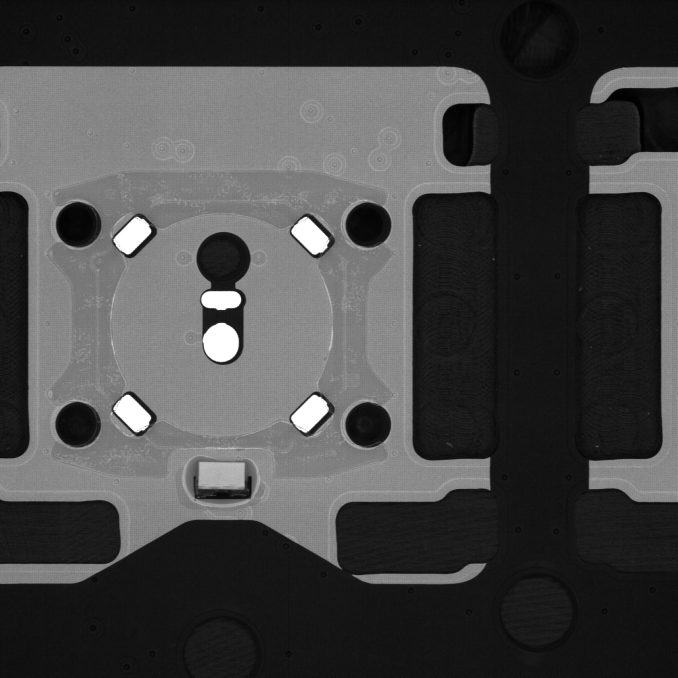
#> input picture portable AME test/Data and Image/Image_Question4.bmp, 2032 x 2032 px (shown at 1/3 size)
$ python image_edge2.py   (Python 2 division)   (older library calls are emulated)
#> lines starting #> are read from the running program, lines starting #| are printed output that depends on the picture; after the words box and inside, x2 and y2 are one past the last pixel; in counts of white or black regions, pixels touching at a corner belong together
# -*- coding: utf-8 -*-
"""
Created on Fri Oct 27 19:53:42 2017

@author: Administrator
"""
import cv2
import numpy as np
import matplotlib.pyplot as plt

def img_normal(img_left):
    min_val = img_left.min()
    max_val = img_left.max()
    ratio = 255.0/(max_val-min_val)
    img_left = (img_left-min_val)*ratio
    img_left = np.uint8(img_left)
    return img_left

def skip_margin(mask):
    x,y = mask.shape
    mask[0,:]=0
    mask[x-1,:]=0
    mask[:,0]=0
    mask[:,y-1]=0
    return mask
def line_edge_filter(mask,angle,torlerance,out=None):
    r,c = mask.shape
    binary = np.zeros((r,c),dtype='uint8')
    binary[mask==-1] = 255
    color = cv2.cvtColor(binary,cv2.COLOR_GRAY2BGR)
    lines = cv2.HoughLinesP(np.uint8(binary),2,0.1,30,minLineLength=20,maxLineGap=50)
    print(lines)
    x1,y1,x2,y2 = 0,0,0,0
    for line in lines:
        x,y,xx,yy=line[0]
        cv2.line(color,(x,y),(xx,yy),(255,0,0))
        if abs((xx-x)*np.cos(angle)+(yy-y)*np.sin(angle))/np.sqrt((xx-x)**2+(yy-y)**2)>np.cos(torlerance):
            if x1+y1+x2+y2==0:
                if (xx-x)*np.cos(angle)+(yy-y)*np.sin(angle)>0:
                    x1,y1,x2,y2 = x,y,xx,yy
                else:
                    x1,y1,x2,y2 = xx,yy,x,y
            else:
                if (x1-x)*np.cos(angle)+(y1-y)*np.sin(angle)>0:
                    x1,y1 = x,y
                if (x1-xx)*np.cos(angle)+(y1-yy)*np.sin(angle)>0:
                    x1,y1 = xx,yy
                if (x-x2)*np.cos(angle)+(y-y2)*np.sin(angle)>0:
                    x2,y2 = x,y
                if (xx-x2)*np.cos(angle)+(yy-y2)*np.sin(angle)>0:
                    x2,y2 = xx,yy
    if out:
        cv2.imwrite(out,color)
    return (x1,y1,x2,y2)

def find_edge_mask(gray,position):
#    color_img = cv2.cvtColor(gray,cv2.COLOR_GRAY2BGR)
    x,y = gray.shape
    mask = np.zeros((x,y),dtype='int32')
    if position == 'l' or position == 'r':
        kernel = np.array([[-1,-1,0,1,1],
                    [-1,-1,0,1,1],
                    [-1,-1,0,1,1],
                    [-1,-1,0,1,1],
                    [-1,-1,0,1,1],
                    [-1,-1,0,1,1],
                    [-1,-1,0,1,1]])
        mask[:,0:2] = 1
        mask[:,y-2:] = 2
    elif position =='b':
        kernel = np.array([[-1,-1,-1,-1,-1,-1,-1],
                    [-1,-1,-1,-1,-1,-1,-1],
                    [0,0,0,0,0,0,0],
                    [1,1,1,1,1,1,1],
                    [1,1,1,1,1,1,1],])
        mask[0:2,0:y/2-100] = 1
        mask[0:2,y/2+100:] = 2
        mask[x-2:] = 3
        mask[:,y/2-80:y/2+80]=3
    else:# direction == 'v':
        kernel = np.array([[-1,-1,-1,-1,-1,-1,-1],
                    [-1,-1,-1,-1,-1,-1,-1],
                    [0,0,0,0,0,0,0],
                    [1,1,1,1,1,1,1],
                    [1,1,1,1,1,1,1],])
        mask[0:10,:] = 1
        mask[x-2:] = 2

    ret,mask=cv2.connectedComponents(np.uint8(mask))
    gray = cv2.filter2D(gray,cv2.CV_16SC1,kernel)
    gray = img_normal(gray)
    color = cv2.cvtColor(gray,cv2.COLOR_GRAY2BGR)
    cv2.watershed(color,mask)
    mask = skip_margin(mask)
    #plt.imshow(mask)
    return mask

img = cv2.imread('./Data and Image/Image_Question4.bmp')
#> img is the input picture: shape (2032, 2032, 3); min 0, max 255, mean 69.9
#newimg = img
newimg = img[480:1450,150:1200]
cv2.imwrite('image_roi.bmp',newimg)

gray = cv2.cvtColor(newimg,cv2.COLOR_BGR2GRAY)
color = cv2.cvtColor(gray,cv2.COLOR_GRAY2BGR)
#cv2.imshow("color",color)

#define ROI
gray = cv2.medianBlur(gray,3)
#cv2.imshow("gray",gray)
circles1 = cv2.HoughCircles(gray,cv2.HOUGH_GRADIENT,2,100,param1=160,param2=80,minRadius=65,maxRadius=75)
#> circles1 = [[85, 793, 67.2], [955, 195, 67.2], [953, 795, 67.2], [83, 195, 67.2]]
for circle in circles1[0]:
    cv2.circle(color,(circle[0],circle[1]),circle[2],(0,255,0),3)
#> this loop made 4 passes
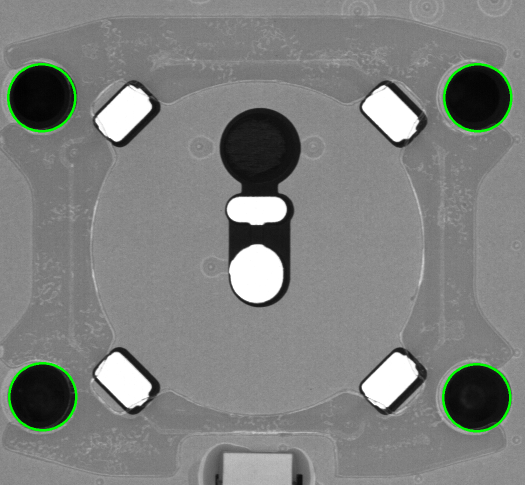
#> color: shape (970, 1050, 3) (shown at 1/2 size); mean B, G, R 126.7, 128.8, 126.7


circles2 = cv2.HoughCircles(gray,cv2.HOUGH_GRADIENT,2,100,param1=160,param2=80,minRadius=320,maxRadius=350)
#> circles2 = [[509, 497, 337.8]]
for circle in circles2[0]:
    cv2.circle(color,(circle[0],circle[1]),circle[2],(0,255,0),3)
#> this loop made 1 pass
#> color: shape (970, 1050, 3); 1.05% of pixels changed, all inside (x1, y1, x2, y2) = (170, 158, 849, 837)

#cv2.imshow("color_with_circles",color)
r_top,c_top = 0,150
r_bot,c_bot = 910,150
r_left,c_left = 330,10
r_right,c_right = 330,930

img_left = gray[r_left:r_left+320,c_left:c_left+80]
mask_edge = find_edge_mask(img_left,'l')
#> in find_edge_mask, `ret,mask=cv2.connectedComponents(np.uint8(mask))`: mask: shape (320, 80) int32; 3 distinct labels, from 0 to 2
#> in find_edge_mask, `ret,mask=cv2.connectedComponents(np.uint8(mask))`: ret = 3
#> in img_normal, `min_val = img_left.min()`: min_val = -244
#> in img_normal, `max_val = img_left.max()`: max_val = 179
#> in img_normal, `ratio = 255.0/(max_val-min_val)`: ratio = 0.603
#> in skip_margin, `mask[0,:]=0`: mask: shape (320, 80) int32; 4 distinct labels, from -1 to 2
#> in skip_margin, `mask[:,y-1]=0`: mask: shape (320, 80) int32; 4 distinct labels, from -1 to 2
#color[r_left:r_left+320,c_left:c_left+80][mask_edge==-1]=[255,0,0]
point=line_edge_filter(mask_edge,np.pi/2,np.pi/90,'1.jpg')
#> in line_edge_filter, `color = cv2.cvtColor(binary,cv2.COLOR_GRAY2BGR)`: color: shape (320, 80, 3); 1.3% white in thin lines or dots, all inside (x1, y1, x2, y2) = (19, 1, 56, 319)
#> in line_edge_filter, `lines = cv2.HoughLinesP(np.uint8(binary),2,0.1,30,minLineLength=20,max..`: lines = [[53, 252, 53, 53], [19, 318, 45, 280]]
#| [[[ 53 252  53  53]]
#|  [[ 19 318  45 280]]]
#> the loop in line_edge_filter, `for line in lines:` made 2 passes
#> (x, y, xx, yy, x1, y1, x2, y2) on pass 1: (53, 252, 53, 53, 53, 53, 53, 252)
#> after the loop in line_edge_filter, `for line in lines:`:
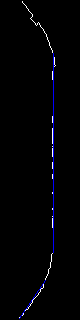
#> color: shape (320, 80, 3); mean B, G, R 4.3, 2, 2
#> after the loop in line_edge_filter, `for line in lines:`: x1 = 53; y2 = 252
#> point = (53, 53, 53, 252)
color[r_left:r_left+320,c_left:c_left+80]=cv2.line(color[r_left:r_left+320,c_left:c_left+80],point[0:2],point[2:],(0,255,0))
#> color: shape (970, 1050, 3)
#print(point)

img_right = gray[r_right:r_right+320,c_right:c_right+80]
mask_edge = find_edge_mask(img_right,'r')
#> in skip_margin (call 2), `mask[0,:]=0`: mask: shape (320, 80) int32; 4 distinct labels, from -1 to 2
#> in skip_margin (call 2), `mask[:,y-1]=0`: mask: shape (320, 80) int32; 4 distinct labels, from -1 to 2
#color[r_right:r_right+320,c_right:c_right+80][mask_edge==-1]=[255,0,0]
point=line_edge_filter(mask_edge,np.pi/2,np.pi/90,'2.jpg')
#> call 2 of line_edge_filter, with angle = 1.57, torlerance = 0.0349, out = '2.jpg'
#> in line_edge_filter (call 2), `color = cv2.cvtColor(binary,cv2.COLOR_GRAY2BGR)`: color: shape (320, 80, 3); 1.3% white in thin lines or dots, all inside (x1, y1, x2, y2) = (23, 1, 61, 319)
#> in line_edge_filter (call 2), `lines = cv2.HoughLinesP(np.uint8(binary),2,0.1,30,minLineLength=20,max..`: lines = [[25, 184, 25, 53], [24, 253, 24, 57], [25, 263, 38, 301], [26, 49, 42, 20]]
#| [[[ 25 184  25  53]]
#|  [[ 24 253  24  57]]
#|  [[ 25 263  38 301]]
#|  [[ 26  49  42  20]]]
#> the loop in line_edge_filter (call 2), `for line in lines:` made 4 passes
#> (x, y, xx, yy, x1, y1, x2, y2) on pass 1: (25, 184, 25, 53, 25, 53, 25, 184)
#> (x, y, xx, yy, x2, y2) on pass 2: (24, 253, 24, 57, 24, 253)
#> after the loop in line_edge_filter (call 2), `for line in lines:`:
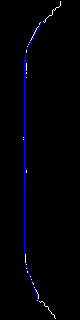
#> color: shape (320, 80, 3); mean B, G, R 5.2, 1.2, 1.2
#> after the loop in line_edge_filter (call 2), `for line in lines:`: x1 = 25; x2 = 24; y1 = 53; y2 = 253
#> point = (25, 53, 24, 253)
color[r_right:r_right+320,c_right:c_right+80]=cv2.line(color[r_right:r_right+320,c_right:c_right+80],point[0:2],point[2:],(0,255,0))
#> color: shape (970, 1050, 3)
#print(point)

img_top = gray[r_top:r_top+70,c_top:c_top+700]
mask_edge = find_edge_mask(img_top,'t')
#> call 3 of find_edge_mask, with position = 't'
#> in find_edge_mask (call 3), `ret,mask=cv2.connectedComponents(np.uint8(mask))`: mask: shape (70, 700) int32; 3 distinct labels, from 0 to 2
#> in find_edge_mask (call 3), `gray = cv2.filter2D(gray,cv2.CV_16SC1,kernel)`:
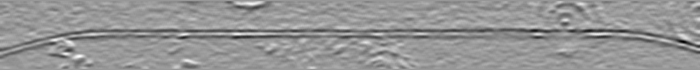
#> gray: shape (70, 700) int16; min -408, max 277, mean -7.6; drawn with min black and max white
#> in skip_margin (call 3), `mask[0,:]=0`: mask: shape (70, 700) int32; 4 distinct labels, from -1 to 2
#> in skip_margin (call 3), `mask[x-1,:]=0`: mask: shape (70, 700) int32; 4 distinct labels, from -1 to 2
#> in skip_margin (call 3), `mask[:,0]=0`: mask: shape (70, 700) int32; 4 distinct labels, from -1 to 2
#> in skip_margin (call 3), `mask[:,y-1]=0`:
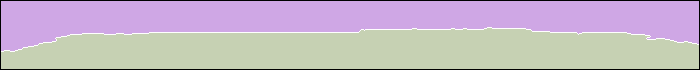
#> mask: shape (70, 700) int32; 4 distinct labels, from -1 to 2; one colour per label, 0 black, -1 white
#color[r_top:r_top+70,c_top:c_top+700][mask_edge==-1]=[255,0,0]
point=line_edge_filter(mask_edge,0,np.pi/90,'3.jpg')
#> call 3 of line_edge_filter, with angle = 0, torlerance = 0.0349, out = '3.jpg'
#> in line_edge_filter (call 3), `color = cv2.cvtColor(binary,cv2.COLOR_GRAY2BGR)`: color: shape (70, 700, 3); 1.4% white in thin lines or dots, all inside (x1, y1, x2, y2) = (1, 27, 699, 52)
#> in line_edge_filter (call 3), `lines = cv2.HoughLinesP(np.uint8(binary),2,0.1,30,minLineLength=20,max..`: lines = [[412, 28, 462, 29], [203, 32, 237, 32], [238, 32, 263, 32], [600, 32, 626, 32], [325, 32, 358, 32], [361, 29, 393, 29], [82, 33, 131, 34], [410, 29, 431, 29], [11, 51, 75, 34], [451, 28, 644, 34], [137, 33, 165, 32], [288, 32, 322, 32]]
#| [[[412  28 462  29]]
#|  [[203  32 237  32]]
#|  [[238  32 263  32]]
#|  [[600  32 626  32]]
#|  [[325  32 358  32]]
#|  [[361  29 393  29]]
#|  [[ 82  33 131  34]]
#|  [[410  29 431  29]]
#|  [[ 11  51  75  34]]
#|  [[451  28 644  34]]
#|  [[137  33 165  32]]
#|  [[288  32 322  32]]]
#> the loop in line_edge_filter (call 3), `for line in lines:` made 12 passes
#> (x, y, xx, yy, x1, y1, x2, y2) on pass 1: (412, 28, 462, 29, 412, 28, 462, 29)
#> (x, y, xx, yy, x1, y1) on passes 2, 7: (203, 32, 237, 32, 203, 32), (82, 33, 131, 34, 82, 33)
#> after the loop in line_edge_filter (call 3), `for line in lines:`:
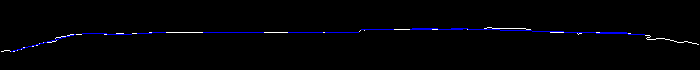
#> color: shape (70, 700, 3); mean B, G, R 4.7, 1.6, 1.6
#> after the loop in line_edge_filter (call 3), `for line in lines:`: x1 = 82; x2 = 644; y1 = 33; y2 = 34
#> point = (82, 33, 644, 34)
color[r_top:r_top+70,c_top:c_top+700]=cv2.line(color[r_top:r_top+70,c_top:c_top+700],point[0:2],point[2:],(0,255,0))
#> color: shape (970, 1050, 3)
#print(point)

img_bot = gray[r_bot:,c_bot:c_bot+720]
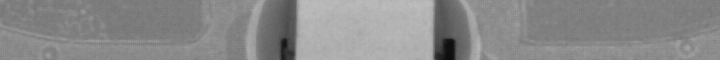
#> img_bot: shape (60, 720); min 12, max 190, mean 138
mask_edge = find_edge_mask(img_bot,'b')
#color[r_bot:,c_bot:c_bot+720][mask_edge==-1]=[255,0,0]
point=line_edge_filter(mask_edge,0,np.pi/90,'4.jpg')
#| [[[597  43 661  45]]
#|  [[ 60  42 136  44]]
#|  [[474  42 550  44]]
#|  [[483  42 577  44]]
#|  [[670  39 696  37]]
#|  [[  5  29  47  35]]
#|  [[476  40 533  41]]
#|  [[156  44 201  41]]
#|  [[641  43 665  44]]
#|  [[203  26 257  11]]
#|  [[191  45 256  12]]
#|  [[475  38 517  39]]]
#> point = (60, 42, 661, 45)
color[r_bot:,c_bot:c_bot+720]=cv2.line(color[r_bot:,c_bot:c_bot+720],point[0:2],point[2:],(0,255,0))
# [6 lines of commented-out code are left out]

cv2.imwrite("color_edge.jpg",color)
cv2.imshow("color",color)
cv2.waitKey()
cv2.destroyAllWindows()
